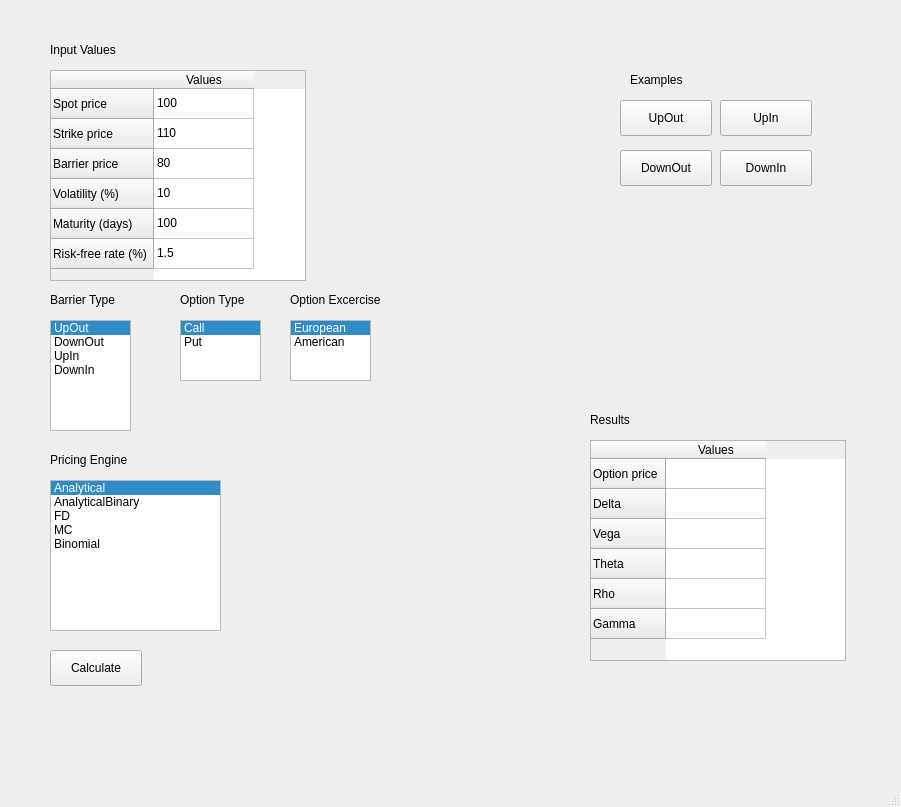
<?xml version="1.0" encoding="UTF-8"?>
<ui version="4.0">
 <class>MainWindow</class>
 <widget class="QMainWindow" name="MainWindow">
  <property name="geometry">
   <rect>
    <x>0</x>
    <y>0</y>
    <width>901</width>
    <height>807</height>
   </rect>
  </property>
  <property name="windowTitle">
   <string>Barrier Option Pricer</string>
  </property>
  <widget class="QWidget" name="centralwidget">
   <widget class="QLabel" name="label_5">
    <property name="geometry">
     <rect>
      <x>50</x>
      <y>40</y>
      <width>101</width>
      <height>20</height>
     </rect>
    </property>
    <property name="text">
     <string>Input Values</string>
    </property>
   </widget>
   <widget class="QPushButton" name="DownIn_PushButton">
    <property name="geometry">
     <rect>
      <x>720</x>
      <y>150</y>
      <width>92</width>
      <height>36</height>
     </rect>
    </property>
    <property name="text">
     <string>DownIn</string>
    </property>
   </widget>
   <widget class="QTableWidget" name="inputs_tableWidget">
    <property name="geometry">
     <rect>
      <x>50</x>
      <y>70</y>
      <width>256</width>
      <height>211</height>
     </rect>
    </property>
    <property name="minimumSize">
     <size>
      <width>1</width>
      <height>1</height>
     </size>
    </property>
    <row>
     <property name="text">
      <string>Spot price</string>
     </property>
    </row>
    <row>
     <property name="text">
      <string>Strike price</string>
     </property>
    </row>
    <row>
     <property name="text">
      <string>Barrier price</string>
     </property>
    </row>
    <row>
     <property name="text">
      <string>Volatility (%)</string>
     </property>
    </row>
    <row>
     <property name="text">
      <string>Maturity (days)</string>
     </property>
    </row>
    <row>
     <property name="text">
      <string>Risk-free rate (%)</string>
     </property>
    </row>
    <column>
     <property name="text">
      <string>Values</string>
     </property>
    </column>
    <item row="0" column="0">
     <property name="text">
      <string>100</string>
     </property>
    </item>
    <item row="1" column="0">
     <property name="text">
      <string>110</string>
     </property>
    </item>
    <item row="2" column="0">
     <property name="text">
      <string>80</string>
     </property>
    </item>
    <item row="3" column="0">
     <property name="text">
      <string>10</string>
     </property>
    </item>
    <item row="4" column="0">
     <property name="text">
      <string>100</string>
     </property>
    </item>
    <item row="5" column="0">
     <property name="text">
      <string>1.5</string>
     </property>
    </item>
   </widget>
   <widget class="QLabel" name="label_2">
    <property name="geometry">
     <rect>
      <x>50</x>
      <y>450</y>
      <width>101</width>
      <height>20</height>
     </rect>
    </property>
    <property name="text">
     <string>Pricing Engine</string>
    </property>
   </widget>
   <widget class="QListWidget" name="pricingEngine_listWidget">
    <property name="geometry">
     <rect>
      <x>50</x>
      <y>480</y>
      <width>171</width>
      <height>151</height>
     </rect>
    </property>
    <property name="currentRow">
     <number>0</number>
    </property>
    <item>
     <property name="text">
      <string>Analytical</string>
     </property>
    </item>
    <item>
     <property name="text">
      <string>AnalyticalBinary</string>
     </property>
    </item>
    <item>
     <property name="text">
      <string>FD</string>
     </property>
    </item>
    <item>
     <property name="text">
      <string>MC</string>
     </property>
    </item>
    <item>
     <property name="text">
      <string>Binomial</string>
     </property>
    </item>
   </widget>
   <widget class="QPushButton" name="UpOut_PushButton">
    <property name="geometry">
     <rect>
      <x>620</x>
      <y>100</y>
      <width>92</width>
      <height>36</height>
     </rect>
    </property>
    <property name="text">
     <string>UpOut</string>
    </property>
   </widget>
   <widget class="QPushButton" name="DownOut_PushButton">
    <property name="geometry">
     <rect>
      <x>620</x>
      <y>150</y>
      <width>92</width>
      <height>36</height>
     </rect>
    </property>
    <property name="text">
     <string>DownOut</string>
    </property>
   </widget>
   <widget class="QPushButton" name="UpIn_PushButton">
    <property name="geometry">
     <rect>
      <x>720</x>
      <y>100</y>
      <width>92</width>
      <height>36</height>
     </rect>
    </property>
    <property name="text">
     <string>UpIn</string>
    </property>
   </widget>
   <widget class="QLabel" name="label_4">
    <property name="geometry">
     <rect>
      <x>180</x>
      <y>290</y>
      <width>101</width>
      <height>20</height>
     </rect>
    </property>
    <property name="text">
     <string>Option Type</string>
    </property>
   </widget>
   <widget class="QTableWidget" name="results_tableWidget">
    <property name="geometry">
     <rect>
      <x>590</x>
      <y>440</y>
      <width>256</width>
      <height>221</height>
     </rect>
    </property>
    <property name="minimumSize">
     <size>
      <width>1</width>
      <height>1</height>
     </size>
    </property>
    <row>
     <property name="text">
      <string>Option price</string>
     </property>
    </row>
    <row>
     <property name="text">
      <string>Delta</string>
     </property>
    </row>
    <row>
     <property name="text">
      <string>Vega</string>
     </property>
    </row>
    <row>
     <property name="text">
      <string>Theta</string>
     </property>
    </row>
    <row>
     <property name="text">
      <string>Rho</string>
     </property>
    </row>
    <row>
     <property name="text">
      <string>Gamma</string>
     </property>
    </row>
    <column>
     <property name="text">
      <string>Values</string>
     </property>
    </column>
    <item row="0" column="0">
     <property name="text">
      <string/>
     </property>
    </item>
    <item row="1" column="0">
     <property name="text">
      <string/>
     </property>
    </item>
    <item row="2" column="0">
     <property name="text">
      <string/>
     </property>
    </item>
    <item row="3" column="0">
     <property name="text">
      <string/>
     </property>
    </item>
    <item row="4" column="0">
     <property name="text">
      <string/>
     </property>
    </item>
    <item row="5" column="0">
     <property name="text">
      <string/>
     </property>
    </item>
   </widget>
   <widget class="QListWidget" name="optionType_listWidget">
    <property name="geometry">
     <rect>
      <x>180</x>
      <y>320</y>
      <width>81</width>
      <height>61</height>
     </rect>
    </property>
    <property name="currentRow">
     <number>0</number>
    </property>
    <item>
     <property name="text">
      <string>Call</string>
     </property>
    </item>
    <item>
     <property name="text">
      <string>Put</string>
     </property>
    </item>
   </widget>
   <widget class="QLabel" name="label_6">
    <property name="geometry">
     <rect>
      <x>630</x>
      <y>70</y>
      <width>101</width>
      <height>20</height>
     </rect>
    </property>
    <property name="text">
     <string>Examples</string>
    </property>
   </widget>
   <widget class="QListWidget" name="barrierType_listWidget">
    <property name="geometry">
     <rect>
      <x>50</x>
      <y>320</y>
      <width>81</width>
      <height>111</height>
     </rect>
    </property>
    <property name="currentRow">
     <number>0</number>
    </property>
    <item>
     <property name="text">
      <string>UpOut</string>
     </property>
    </item>
    <item>
     <property name="text">
      <string>DownOut</string>
     </property>
    </item>
    <item>
     <property name="text">
      <string>UpIn</string>
     </property>
    </item>
    <item>
     <property name="text">
      <string>DownIn</string>
     </property>
    </item>
   </widget>
   <widget class="QLabel" name="label">
    <property name="geometry">
     <rect>
      <x>590</x>
      <y>410</y>
      <width>63</width>
      <height>20</height>
     </rect>
    </property>
    <property name="text">
     <string>Results</string>
    </property>
   </widget>
   <widget class="QLabel" name="label_3">
    <property name="geometry">
     <rect>
      <x>50</x>
      <y>290</y>
      <width>101</width>
      <height>20</height>
     </rect>
    </property>
    <property name="text">
     <string>Barrier Type</string>
    </property>
   </widget>
   <widget class="QPushButton" name="CalculateButton">
    <property name="geometry">
     <rect>
      <x>50</x>
      <y>650</y>
      <width>92</width>
      <height>36</height>
     </rect>
    </property>
    <property name="text">
     <string>Calculate</string>
    </property>
   </widget>
   <widget class="QLabel" name="label_7">
    <property name="geometry">
     <rect>
      <x>290</x>
      <y>290</y>
      <width>131</width>
      <height>20</height>
     </rect>
    </property>
    <property name="text">
     <string>Option Excercise</string>
    </property>
   </widget>
   <widget class="QListWidget" name="optionExercise_listWidget">
    <property name="geometry">
     <rect>
      <x>290</x>
      <y>320</y>
      <width>81</width>
      <height>61</height>
     </rect>
    </property>
    <property name="currentRow">
     <number>0</number>
    </property>
    <item>
     <property name="text">
      <string>European</string>
     </property>
    </item>
    <item>
     <property name="text">
      <string>American</string>
     </property>
    </item>
   </widget>
  </widget>
  <widget class="QStatusBar" name="statusbar"/>
 </widget>
 <resources/>
 <connections/>
</ui>
